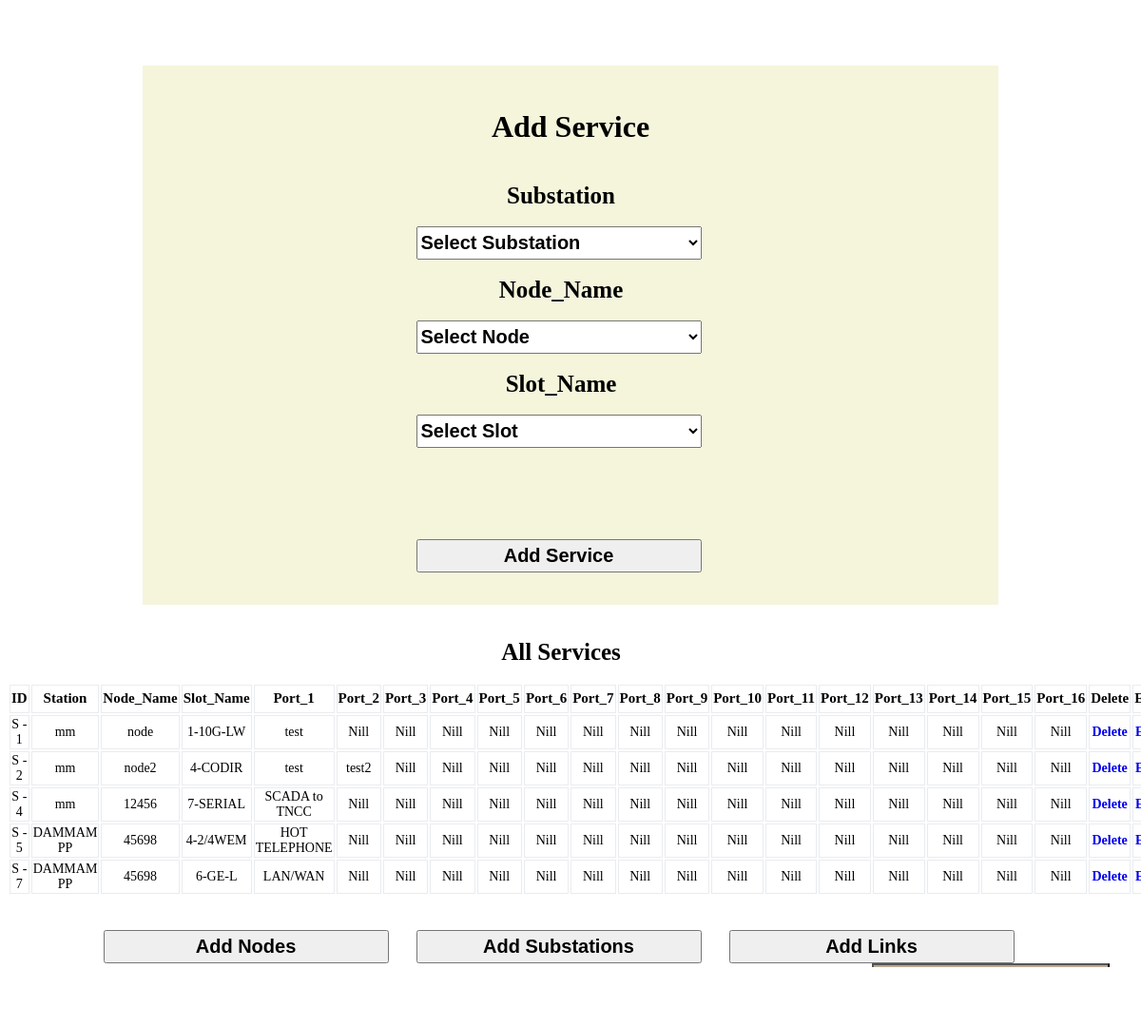
Page /Services.php on the committed database.
### tables this page shows
CREATE TABLE `services` (
  `Service_ID` int(11) NOT NULL,
  `Substation_ID` int(11) NOT NULL,
  `Equipment_ID` int(11) NOT NULL,
  `Slot_Name` varchar(255) NOT NULL,
  `Port_1` varchar(255) NOT NULL DEFAULT 'Nill',
  `Port_2` varchar(255) NOT NULL DEFAULT 'Nill',
  `Port_3` varchar(255) NOT NULL DEFAULT 'Nill',
  `Port_4` varchar(255) NOT NULL DEFAULT 'Nill',
  `Port_5` varchar(255) NOT NULL DEFAULT 'Nill',
  `Port_6` varchar(255) NOT NULL DEFAULT 'Nill',
  `Port_7` varchar(255) NOT NULL DEFAULT 'Nill',
  `Port_8` varchar(255) NOT NULL DEFAULT 'Nill',
  `Port_9` varchar(255) NOT NULL DEFAULT 'Nill',
  `Port_10` varchar(255) NOT NULL DEFAULT 'Nill',
  `Port_11` varchar(255) NOT NULL DEFAULT 'Nill',
  `Port_12` varchar(255) NOT NULL DEFAULT 'Nill',
  `Port_13` varchar(255) NOT NULL DEFAULT 'Nill',
  `Port_14` varchar(255) NOT NULL DEFAULT 'Nill',
  `Port_15` varchar(255) NOT NULL DEFAULT 'Nill',
  `Port_16` varchar(255) NOT NULL DEFAULT 'Nill'
);

CREATE TABLE `marker` (
  `Marker_Id` int(11) NOT NULL,
  `Marker_Name` varchar(255) NOT NULL,
  `Latitude` float NOT NULL,
  `Longitude` float NOT NULL,
  `Installation_Date` date DEFAULT NULL,
  `Comissioning_Date` date DEFAULT NULL
);

CREATE TABLE `equipment` (
  `Equipment_Id` int(11) NOT NULL,
  `Equipment_Name` varchar(255) NOT NULL,
  `Equipment_type` varchar(255) NOT NULL,
  `Substation_ID` int(11) NOT NULL,
  `Slot_1` varchar(255) DEFAULT NULL,
  `Slot_2` varchar(255) DEFAULT NULL,
  `Slot_3` varchar(255) DEFAULT NULL,
  `Slot_4` varchar(255) DEFAULT NULL,
  `Slot_5` varchar(255) DEFAULT NULL,
  `Slot_6` varchar(255) DEFAULT NULL,
  `Slot_7` varchar(255) DEFAULT NULL,
  `Slot_8` varchar(255) DEFAULT NULL,
  `Slot_9` varchar(255) DEFAULT NULL,
  `Slot_10` varchar(255) DEFAULT NULL,
  `Slot_11` varchar(255) DEFAULT NULL,
  `Slot_12` varchar(255) DEFAULT NULL,
  `Slot_13` varchar(255) DEFAULT NULL,
  `Slot_14` varchar(255) DEFAULT NULL,
  `Slot_15` varchar(255) DEFAULT NULL
);

### Services.php (the view, shortened to what this page needs)
<body>
 <center>
        <br><br>
    <div>
    <h1>Add Service</h1>
    <br>
<form action="" method="post">
<label>Substation</label><br><br>
<select id="country" name="Substation_Name" style="width:300px;height: 35px;font-size: 20px;color:black;font-weight: bold;margin-right:25px;">
<option value="">Select Substation</option>
</select>
<br><br>
    <label>Node_Name</label><br><br>
<select id="state" name="Node" style="width:300px;height: 35px;font-size: 20px;color:black;font-weight: bold;margin-right:25px;">
<option value="">Select Node</option>
</select>
<br>
<br>
<label>Slot_Name</label><br><br>
<select id="city" name="Slot_Name" onchange="showNextDropLists(this.value)" style='width:300px;height: 35px;font-size: 20px;color:black;font-weight: bold;margin-right:25px;margin-bottom:10px'>
<option value="">Select Slot</option>
</select>
 <div id="next-drop-lists">
    </div>
    <br><br>
    <input type="submit"name="Add_Serivce"value="Add Service">
</form>
 <br>
    </div>
    <br>
    <br>
    <label>All Services</label>
<br>
<br>
<table style="font-size: 1.1rem">
    <tr>
        <th style="border: 1px solid #e9ecef">ID</th>
        <th style="border: 1px solid #e9ecef">Station</th>
        <th style="border: 1px solid #e9ecef">Node_Name</th>
        <th style="border: 1px solid #e9ecef">Slot_Name</th>
        <th style="border: 1px solid #e9ecef">Port_1</th>
        <th style="border: 1px solid #e9ecef">Port_2</th>
        <th style="border: 1px solid #e9ecef">Port_3</th>
        <th style="border: 1px solid #e9ecef">Port_4</th>
        <th style="border: 1px solid #e9ecef">Port_5</th>
        <th style="border: 1px solid #e9ecef">Port_6</th>
        <th style="border: 1px solid #e9ecef">Port_7</th>
        <th style="border: 1px solid #e9ecef">Port_8</th>
        <th style="border: 1px solid #e9ecef">Port_9</th>
        <th style="border: 1px solid #e9ecef">Port_10</th>
        <th style="border: 1px solid #e9ecef">Port_11</th>
        <th style="border: 1px solid #e9ecef">Port_12</th>
        <th style="border: 1px solid #e9ecef">Port_13</th>
        <th style="border: 1px solid #e9ecef">Port_14</th>
        <th style="border: 1px solid #e9ecef">Port_15</th>
        <th style="border: 1px solid #e9ecef">Port_16</th>
        <th style="border: 1px solid #e9ecef">Delete</th>
        <th style="border: 1px solid #e9ecef">Edit</th>
    </tr>
    <?php
     $n=$_GET['Marker_Name'];
     $lat=$_GET['lat'];
     $lng=$_GET['lng'];
      $host = 'sql309.infinityfree.com';
      $user='if0_35028557';
      $passpass='KwI7f3dRthY';
      $databasename = 'if0_35028557_map';
     $Database = mysqli_connect($host,$user,$passpass,$databasename);
     $select = "select * from services";
     $query_select = mysqli_query($Database,$select);
     while($row = mysqli_fetch_array($query_select)){
        $MarkerID = $row['Substation_ID'];
        $NodeID = $row['Equipment_ID'];
        $select2 = "select Marker_Name  from marker where Marker_Id = '$MarkerID'";
        $query_select2 = mysqli_query($Database,$select2);
        $row2 = mysqli_fetch_array($query_select2);
        $select3 = "select Equipment_Name  from equipment where Equipment_Id ='$NodeID'";
        $query_select3 = mysqli_query($Database,$select3);
        $row3 = mysqli_fetch_array($query_select3);
    ?>
    <tr>
        <td style="border: 1px solid #e9ecef">S - <?php echo $row["Service_ID"]?></td>
        <td style="border: 1px solid #e9ecef"><?php echo $row2["Marker_Name"]?></td>
        <td style="border: 1px solid #e9ecef"><?php echo $row3['Equipment_Name']?></td>
        <td style="border: 1px solid #e9ecef"><?php echo $row["Slot_Name"]?></td>
        <td style="border: 1px solid #e9ecef"><?php echo $row["Port_1"]?></td>
        <td style="border: 1px solid #e9ecef"><?php echo $row["Port_2"]?></td>
        <td style="border: 1px solid #e9ecef"><?php echo $row["Port_3"]?></td>
        <td style="border: 1px solid #e9ecef"><?php echo $row["Port_4"]?></td>
        <td style="border: 1px solid #e9ecef"><?php echo $row["Port_5"]?></td>
        <td style="border: 1px solid #e9ecef"><?php echo $row["Port_6"]?></td>
        <td style="border: 1px solid #e9ecef"><?php echo $row["Port_7"]?></td>
        <td style="border: 1px solid #e9ecef"><?php echo $row["Port_8"]?></td>
        <td style="border: 1px solid #e9ecef"><?php echo $row["Port_9"]?></td>
        <td style="border: 1px solid #e9ecef"><?php echo $row["Port_10"]?></td>
        <td style="border: 1px solid #e9ecef"><?php echo $row["Port_11"]?></td>
        <td style="border: 1px solid #e9ecef"><?php echo $row["Port_12"]?></td>
        <td style="border: 1px solid #e9ecef"><?php echo $row["Port_13"]?></td>
        <td style="border: 1px solid #e9ecef"><?php echo $row["Port_14"]?></td>
        <td style="border: 1px solid #e9ecef"><?php echo $row["Port_15"]?></td>
        <td style="border: 1px solid #e9ecef"><?php echo $row["Port_16"]?></td>
        <td style="border: 1px solid #e9ecef"><center> <a style="font-weight:bold;text-decoration:none" name="Edit"href="Delete_Service.php?Marker_Name=<?php echo $n?>&ID=<?php echo $row["Service_ID"]?>&lat=<?php echo $lat?>&lng=<?php echo $lng?>">Delete</a></center></td>
        <td style="border: 1px solid #e9ecef"><center> <a style="font-weight:bold;text-decoration:none" name="Edit"href="Edit_Service.php?Marker_Name=<?php echo $n?>&ID=<?php echo $row["Service_ID"]?>&lat=<?php echo $lat?>&lng=<?php echo $lng?>">Edit</a></center></td>
    </tr>
    <?php
}
?>
 </table>
    <br><br>
    <form method="post">
    <input type="submit"name="Add_Node"value="Add Nodes">
    <input type="submit"name="Add_Markers"value="Add Substations">
    <input type="submit"name="Add_Pathes"value="Add Links">
        <input type="submit" name="Back" value="Back To Map"style="
        font-size: 20px;
        color: black;
        font-weight: bold;
        width: 250px;
        height: 40px;
        margin-bottom:70px;
        cursor:pointer;
        float:right;
        background-color:rgb(185, 169, 143)">
    </form>
    </center>
</body>

### Services.php (style rules this page uses)
input,button { font-size: 20px; color:black; font-weight: bold; margin-right:25px; width:300px; height: 35px; }
label { margin-right: 20px; font-size: 25px; color:black; font-weight: bold; }
div { background-color: beige; width: 900px; margin-top: 25px; padding-top: 25px; }
td { width:95px; height:30px; text-align: center; font-size: 14px; }
th { width:95px; height:30px; text-align: center; font-size: 15px; font-weight: bold; }

### rows in the picture
services: Service_ID "1", Substation_ID.Marker_Name "mm", Equipment_ID.Equipment_Name "node", Slot_Name "1-10G-LW", Port_1 "test", Port_2 "Nill", Port_3 "Nill", Port_4 "Nill", Port_5 "Nill", Port_6 "Nill", Port_7 "Nill", Port_8 "Nill", Port_9 "Nill", Port_10 "Nill", Port_11 "Nill", Port_12 "Nill", Port_13 "Nill", Port_14 "Nill", Port_15 "Nill", Port_16 "Nill"
services: Service_ID "2", Substation_ID.Marker_Name "mm", Equipment_ID.Equipment_Name "node2", Slot_Name "4-CODIR", Port_1 "test", Port_2 "test2", Port_3 "Nill", Port_4 "Nill", Port_5 "Nill", Port_6 "Nill", Port_7 "Nill", Port_8 "Nill", Port_9 "Nill", Port_10 "Nill", Port_11 "Nill", Port_12 "Nill", Port_13 "Nill", Port_14 "Nill", Port_15 "Nill", Port_16 "Nill"
services: Service_ID "4", Substation_ID.Marker_Name "mm", Equipment_ID.Equipment_Name "12456", Slot_Name "7-SERIAL", Port_1 "SCADA to TNCC", Port_2 "Nill", Port_3 "Nill", Port_4 "Nill", Port_5 "Nill", Port_6 "Nill", Port_7 "Nill", Port_8 "Nill", Port_9 "Nill", Port_10 "Nill", Port_11 "Nill", Port_12 "Nill", Port_13 "Nill", Port_14 "Nill", Port_15 "Nill", Port_16 "Nill"
services: Service_ID "5", Substation_ID.Marker_Name "DAMMAM PP", Equipment_ID.Equipment_Name "45698", Slot_Name "4-2/4WEM", Port_1 "HOT TELEPHONE", Port_2 "Nill", Port_3 "Nill", Port_4 "Nill", Port_5 "Nill", Port_6 "Nill", Port_7 "Nill", Port_8 "Nill", Port_9 "Nill", Port_10 "Nill", Port_11 "Nill", Port_12 "Nill", Port_13 "Nill", Port_14 "Nill", Port_15 "Nill", Port_16 "Nill"
services: Service_ID "7", Substation_ID.Marker_Name "DAMMAM PP", Equipment_ID.Equipment_Name "45698", Slot_Name "6-GE-L", Port_1 "LAN/WAN", Port_2 "Nill", Port_3 "Nill", Port_4 "Nill", Port_5 "Nill", Port_6 "Nill", Port_7 "Nill", Port_8 "Nill", Port_9 "Nill", Port_10 "Nill", Port_11 "Nill", Port_12 "Nill", Port_13 "Nill", Port_14 "Nill", Port_15 "Nill", Port_16 "Nill"
